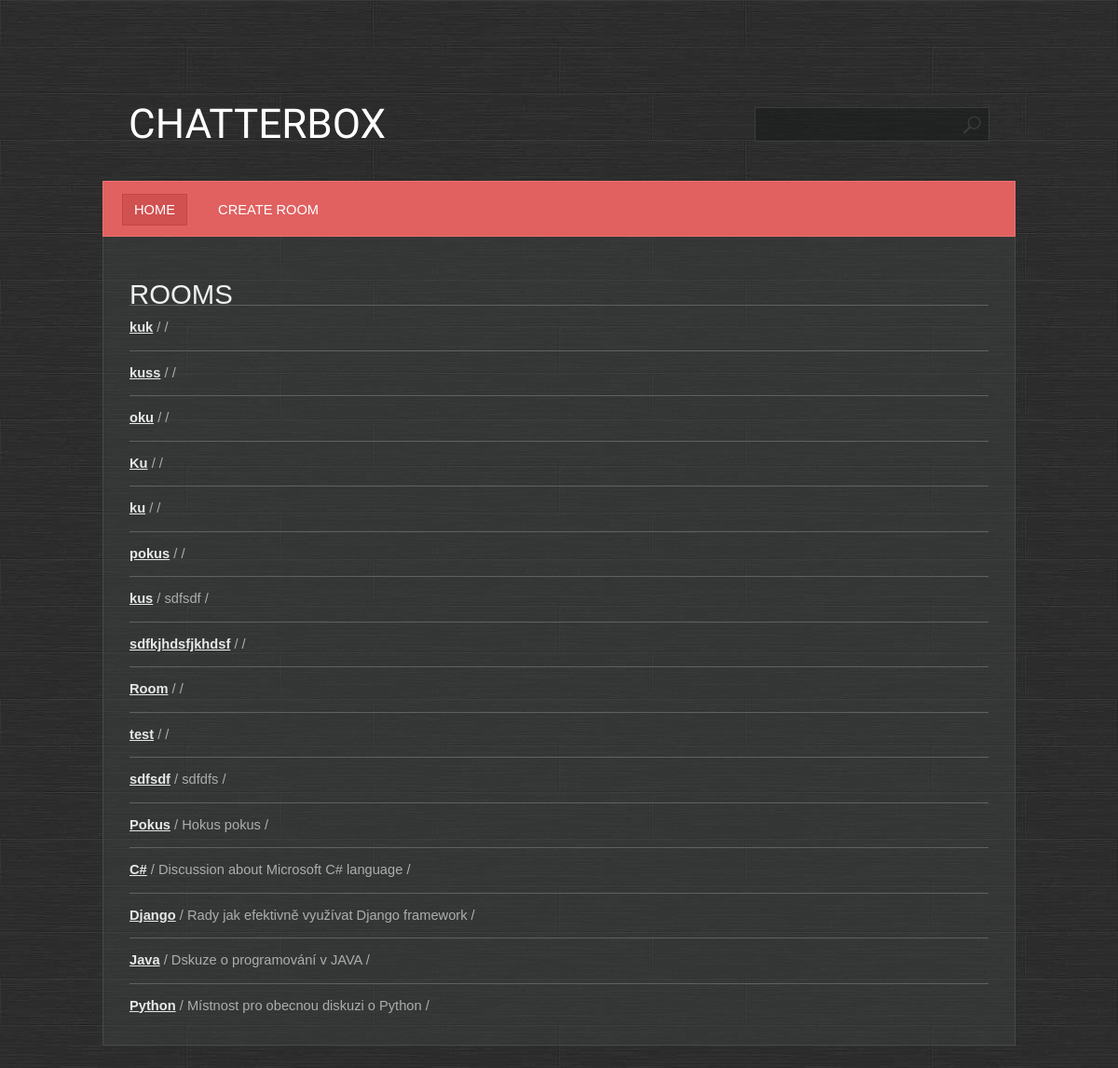
/, run on an earlier commit of the app's database.
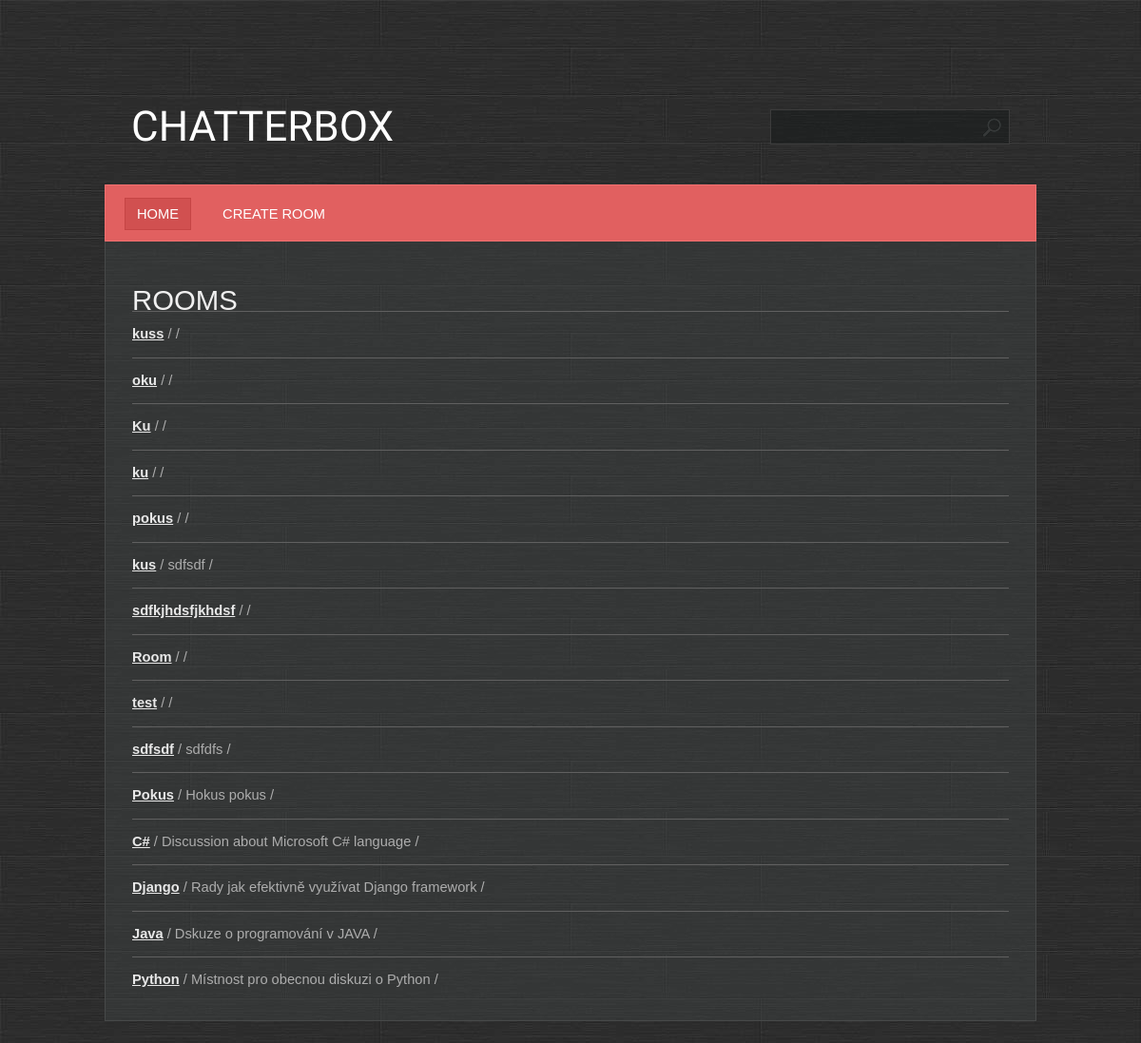
And on a later commit of the database.
### base/models.py (models this page shows, shortened)
class Room(models.Model):
    name = models.CharField(max_length=200)
    description = models.TextField(null=True, blank=True)
    participants = models.ManyToManyField(User, related_name='participants', blank=True)
    created = models.DateTimeField(auto_now_add=True)
    updated = models.DateTimeField(auto_now=True)
    class Meta:
        ordering = ['-created', 'name', '-updated']

### base/views.py (the view)
# urls.py: path('', base.views.RoomsView.as_view(), name='rooms'),
class RoomsView(ListView):
    template_name = 'base/rooms.html'
    model = Room

### base/templates/base/rooms.html
{% extends 'main.html' %}
{% block content %}
<h1>Rooms</h1>
 <ul>
     {% for room in object_list %}
        <li>
            <a href="{% url 'room' room.id %}"><b>{{ room.name }}</b></a>
             / {{ room.description }} /
        </li>
     {% endfor %}
 </ul>
{% endblock %}

What changed in the data, as far as the page shows it:
removed Room: name "kuk"
